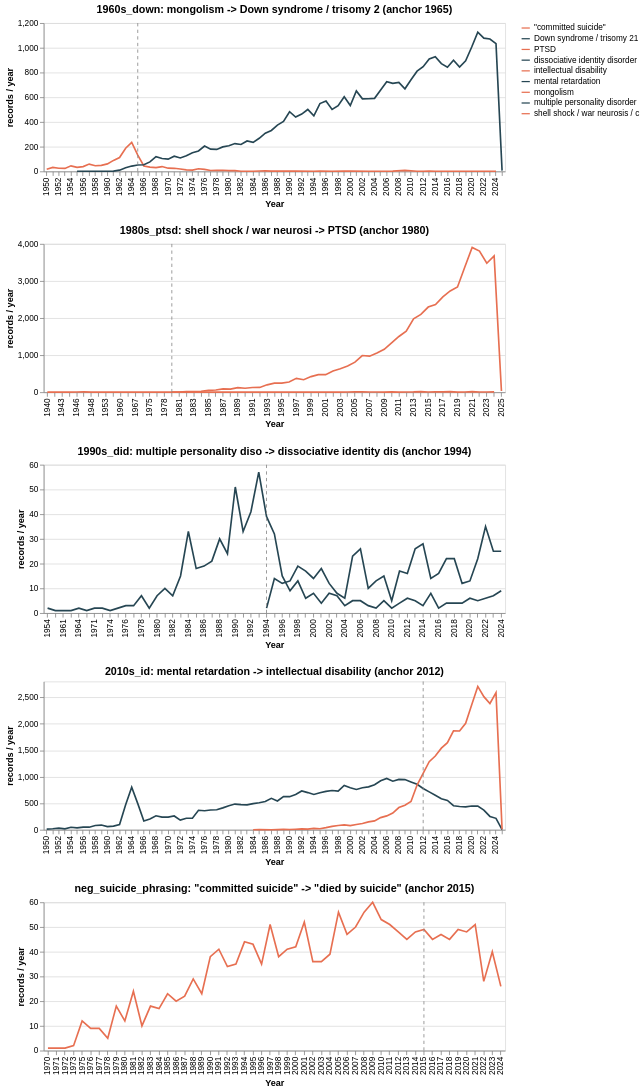

Source (notebook cell):
### Code cell
# Plot per-shift trajectories with anchor lines
charts = []
for shift, info in SHIFTS.items():
    sub = yearly[yearly['shift'] == shift].copy()
    if sub.empty: continue
    sub['side_label'] = sub['side'].map({
        'old': info['old_label'][:30], 'new': info['new_label'][:30]
    })
    base = alt.Chart(sub).mark_line(point=False).encode(
        x=alt.X('year:O', title='Year', axis=alt.Axis(labelOverlap=True)),
        y=alt.Y('n_records:Q', title='records / year'),
        color=alt.Color('side_label:N', title=None,
                        scale=alt.Scale(range=['#e76f51', '#264653'])),
        tooltip=['shift', 'side_label', 'year', 'n_records'],
    )
    anchor_layer = alt.Chart(pd.DataFrame({'x': [info['anchor_year']]})).mark_rule(
        strokeDash=[4, 4], color='#888'
    ).encode(x='x:O')
    chart = (base + anchor_layer).properties(
        width=560, height=180,
        title=f"{shift}: {info['old_label'][:25]} -> {info['new_label'][:25]} (anchor {info['anchor_year']})"
    )
    charts.append(chart)
alt.vconcat(*charts).resolve_scale(y='independent')
